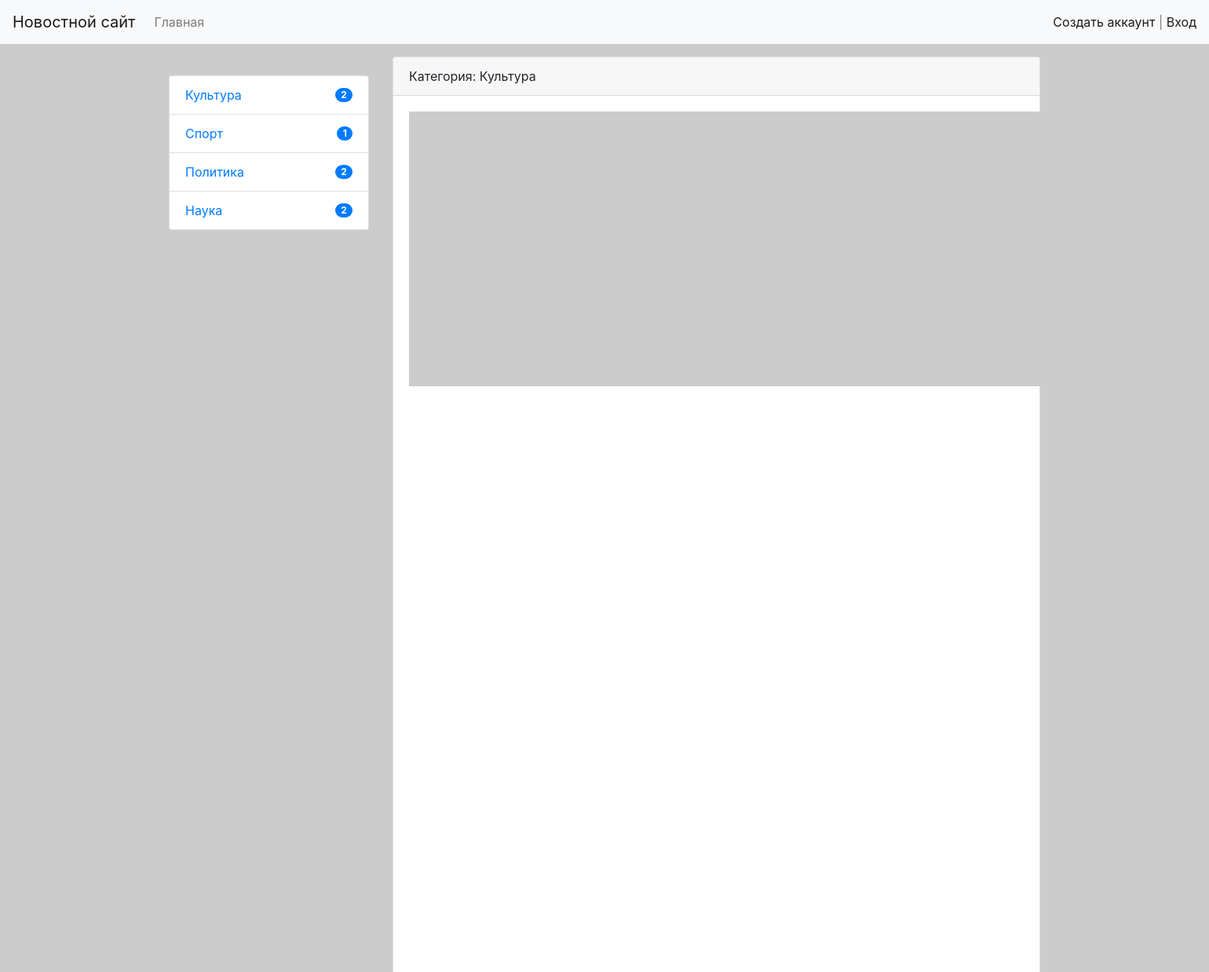
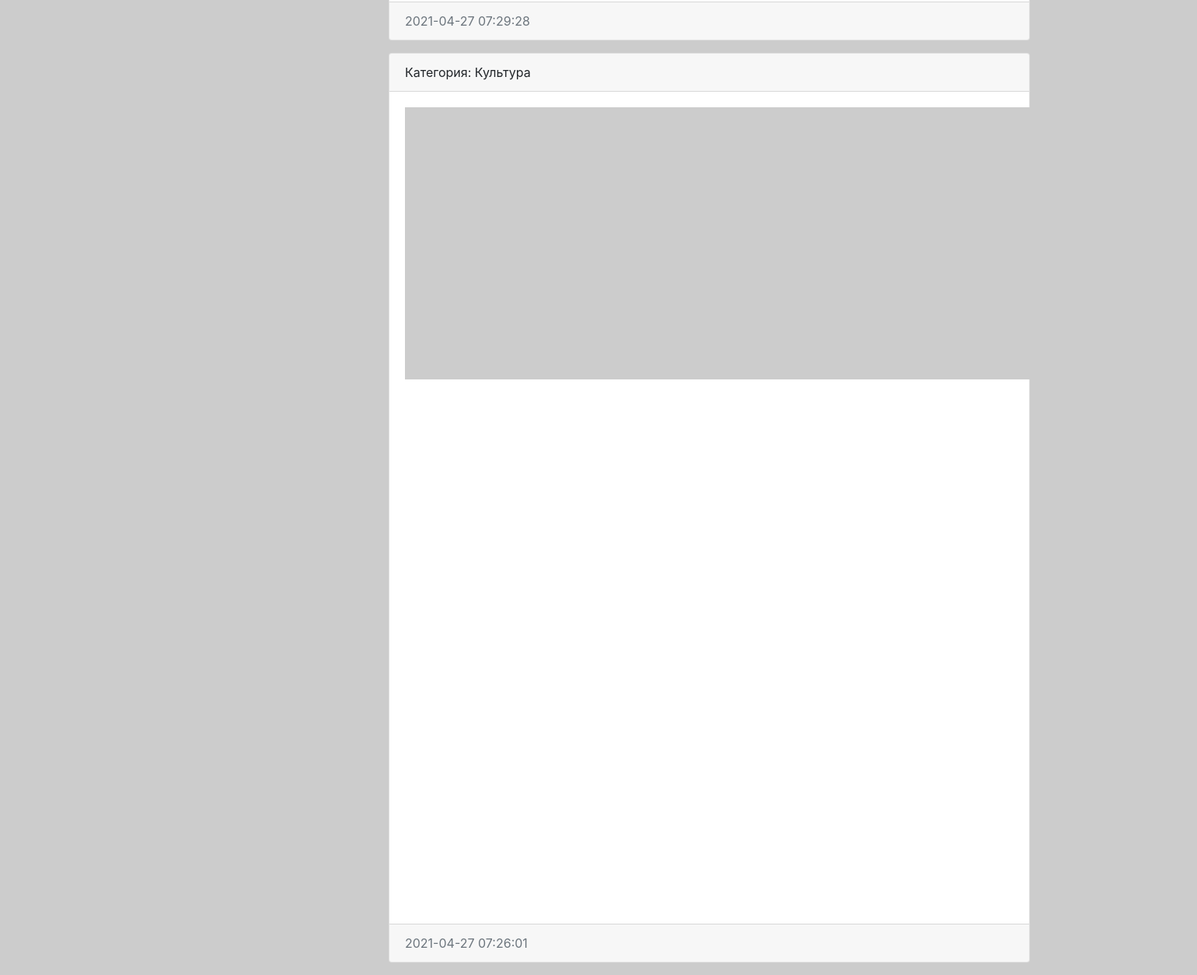
Page /category/1/ on the committed database (2 pictures, top to bottom).
### news/models.py (models this page shows, shortened)
class Category(models.Model):
    title = models.CharField(max_length=150, db_index=True, verbose_name='Наименование категории')
    def get_absolute_url(self):
        return reverse(viewname='category', kwargs={'category_id': self.pk})
    def __str__(self):
        return self.title
    class Meta:
        verbose_name = 'Категорию'
        verbose_name_plural = 'Категории'
        ordering = ['title']

class News(models.Model):
    title = models.CharField(max_length=150, verbose_name='Наименовние')
    content = models.TextField(blank=True, verbose_name='Контент')
    created_at = models.DateTimeField(auto_now_add=True, verbose_name='Дата публикации')
    update_at = models.DateTimeField(auto_now=True, verbose_name='Обновлено')
    photo = models.ImageField(upload_to='photos/%Y/%m/%d/', verbose_name='Фото', blank=True)
    is_published = models.BooleanField(default='True', verbose_name='Опубликовано')
    category = models.ForeignKey('Category', on_delete=models.PROTECT, null=True, verbose_name='Категория')
    views = models.IntegerField(default=0)
    def get_absolute_url(self):
        return reverse(viewname='view_news', kwargs={'news_id': self.pk})
    class Meta:
        verbose_name = 'Новость'
        verbose_name_plural = 'Новости'
        ordering = ['-created_at']

### news/views.py (the view)
# urls.py: path('category/<int:category_id>/', NewsByCategory.as_view(), name='category'),
class NewsByCategory(MyMixin, ListView):
    model = News
    template_name = 'news/category.html'
    context_object_name = 'news'
    allow_empty = False
    paginate_by = 2
    def get_context_data(self, *, object_list=None, **kwargs):
        context = super().get_context_data(**kwargs)
        context['title'] = self.get_upper(Category.objects.get(pk=self.kwargs['category_id']))
        return context
    def get_queryset(self):
        return News.objects.filter(category_id=self.kwargs['category_id'], is_published=True).select_related('category')

### news/templatetags/news_tags.py (called while the page is built)
@register.inclusion_tag(filename='news/list_categories.html')
def show_categories(arg1='Hello', arg2='world'):
    categories = Category.objects.annotate(count=Count('news', filter=F('news__is_published'))).filter(count__gt=0)
    return {'categories': categories, 'arg1': arg1, 'arg2': arg2}

### news/utils.py (called while the page is built)
    def get_upper(self, s):
        if isinstance(s, str):
            return s.capitalize()
        else:
            return s.title.capitalize()

### news/templates/news/category.html (shortened to what this page needs)
{% extends 'base.html' %}
{% block sidebar %}
    {% include 'inc/_sidebar.html' %}
{% endblock %}
{% block content %}
    {% for item in news %}
        <div class="card mb-3">
            <div class="card-header">
                Категория: {{ item.category }}
            </div>
            <div class="card-body">
                <div class="media">
                    {% if item.photo %}
                        <img src="{{ item.photo.url }}" alt="" width="350" class="mr-3">
                    {% else %}
                        <img src="https://picsum.photos/id/1060/350/235/?blur=2" alt="" class="mr-3">
                    {% endif %}
                </div>
            </div>
            <div class="card-footer text-muted">
                {{ item.created_at|date:"Y-m-d H:i:s" }}
            </div>
        </div>
    {% endfor %}
{% endblock %}

### news/templates/news/list_categories.html
<div class="list-group">
    {% for item in categories %}
        <a href="{{ item.get_absolute_url }}" class="list-group-item d-flex justify-content-between align-items-center">
            {{ item.title }}
            <span class="badge badge-primary badge-pill">{{ item.count }}</span>
        </a>
    {% endfor %}
</div>

### rows in the picture
Category: title "Культура", count "2"
Category: title "Спорт", count "1"
Category: title "Политика", count "2"
Category: title "Наука", count "2"
News: category "Культура", created_at "2021-04-27 07:29:28"
News: category "Культура", created_at "2021-04-27 07:26:01"
